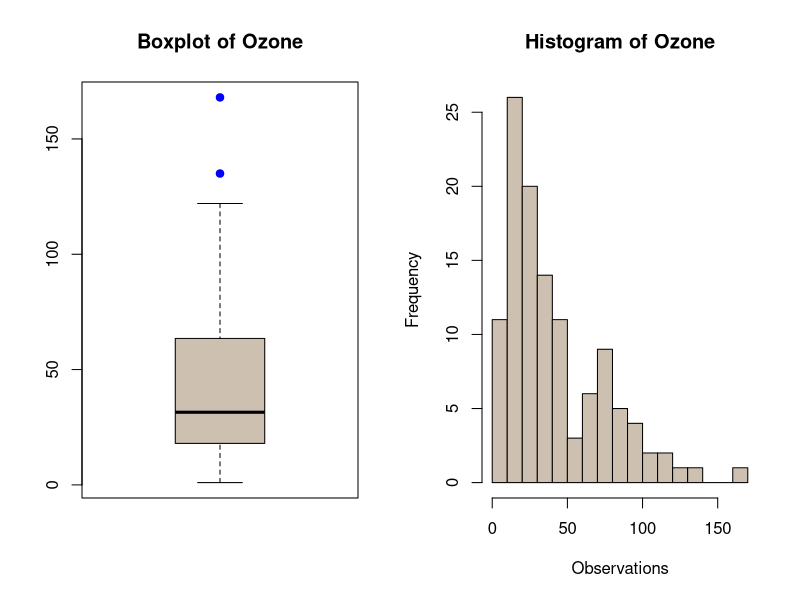
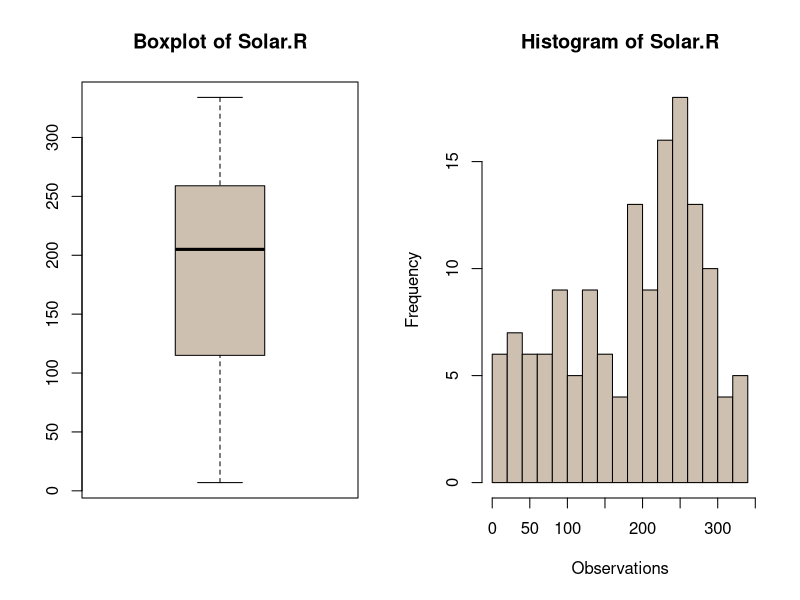
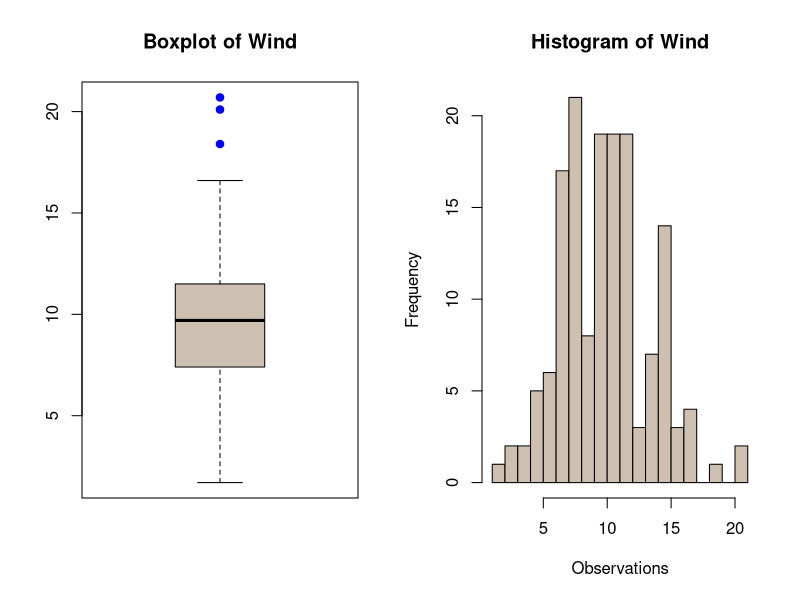
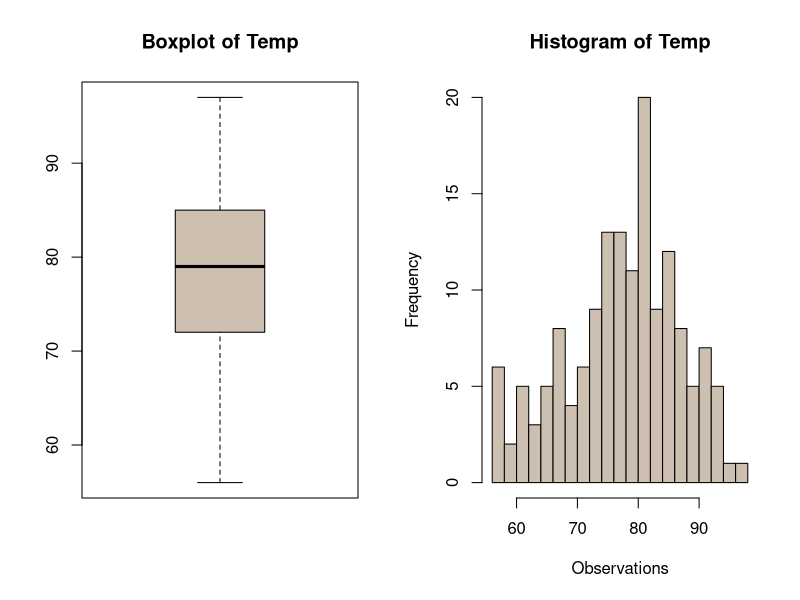
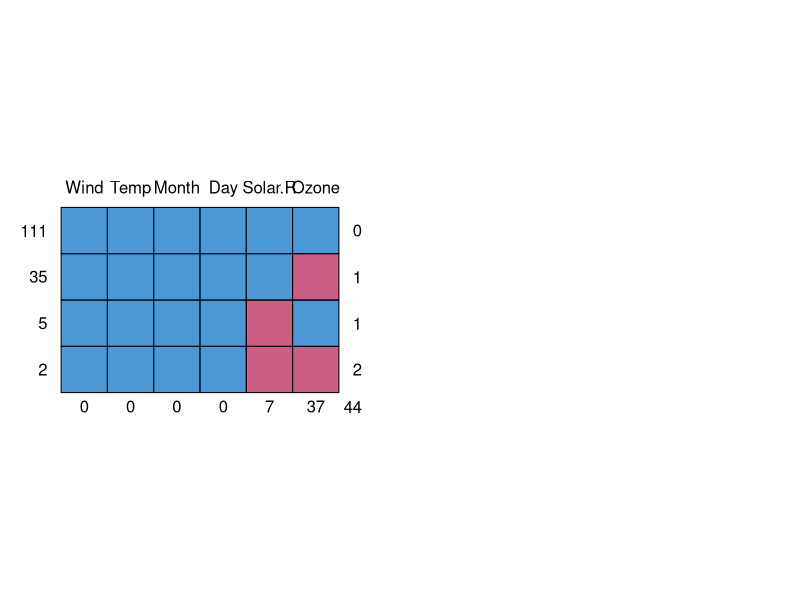
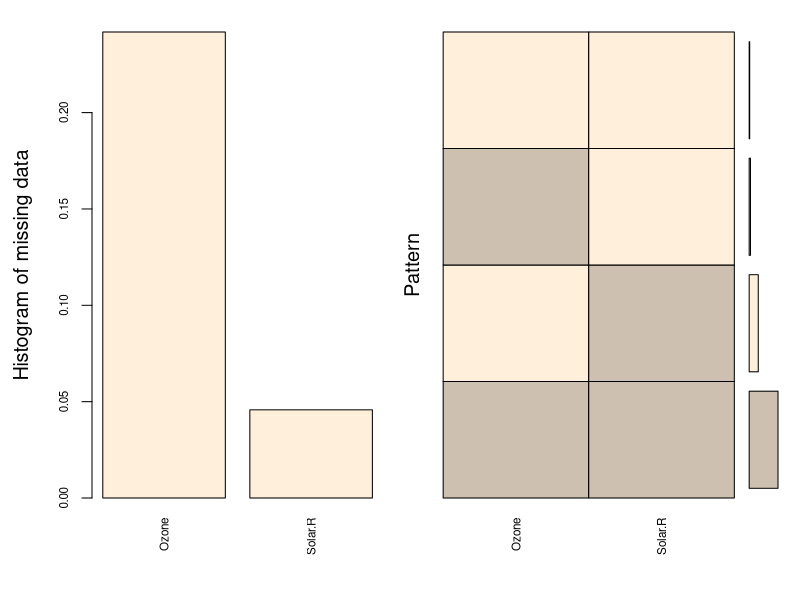
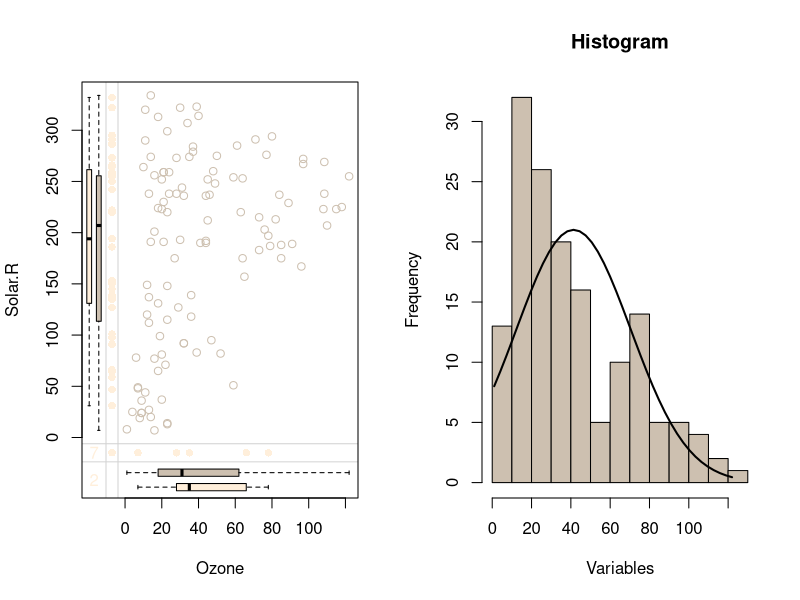
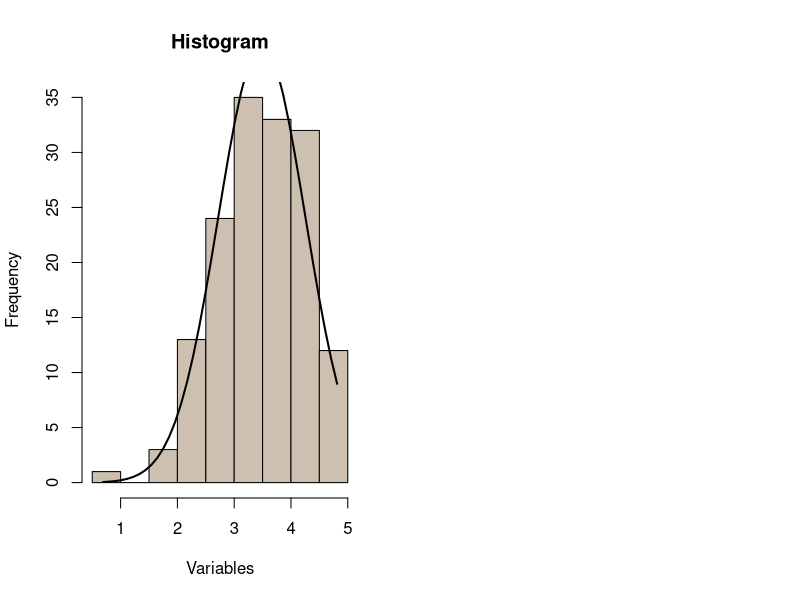

Generate these figures, in order, with R:
#Packages Deployed
load.libraries <- c('e1071','dplyr','datasets','VIM','mice')
#if not present identify and download
install.lib <- load.libraries[!load.libraries %in% installed.packages()]
sapply(install.lib, install.packages,repos = "http://cran.us.r-project.org")
#Load the packages
sapply(load.libraries, require, character = TRUE)

#Data Structure of the Dataset
class(airquality)
#Dimension of the Dataset
dim(airquality)
#Data Type of Each Variable in the Dataset
glimpse(airquality)


#This function detects Outliers by quantile capping method
outdetect <- function(c,w=1.5)
{
  h <- w*IQR(c,na.rm = T)
  q <- quantile(c,probs=c(.25, .75),na.rm = T)
  if(length(which(q[1]-h>c))==0)
    cat("There are",sum(q[1]-h>c,na.rm = T),"observations below the 1st quantile\n")
  else
    cat("There are",sum(q[1]-h>c,na.rm = T),"observations below the 1st quantile","on rows",which(q[1]-h>c),"and the values are",boxplot.stats(c)$out,"\n")
  if(length(which(q[2]+h<c))==0)
    cat("There are",sum(q[2]+h<c,na.rm = T),"observations above the 3rd quantile\n")
  else
    cat("There are",sum(q[2]+h<c,na.rm = T),"observations above the 3rd quantile","on rows",which(q[2]+h<c),"and the values are",boxplot.stats(c)$out,"\n")
}

par(mfrow=c(1,2))
boxplot(airquality$Ozone,col = "antiquewhite3",main = "Boxplot of Ozone",outcol="Blue",outpch=19,boxwex=0.7,range = 1.5)
hist(airquality$Ozone,col = "antiquewhite3",main = "Histogram of Ozone", xlab = "Observations",breaks = 15)

outdetect(airquality$Ozone)


par(mfrow=c(1,2))
boxplot(airquality$Solar.R,col = "antiquewhite3",main = "Boxplot of Solar.R",outcol="Blue",outpch=19,boxwex=0.7,range = 1.5)
hist(airquality$Solar.R,col = "antiquewhite3",main = "Histogram of Solar.R", xlab = "Observations",breaks = 15)

outdetect(airquality$Solar.R)

par(mfrow=c(1,2))
boxplot(airquality$Wind,col = "antiquewhite3",main = "Boxplot of Wind",outcol="Blue",outpch=19,boxwex=0.7,range = 1.5)
hist(airquality$Wind,col = "antiquewhite3",main = "Histogram of Wind", xlab = "Observations",breaks = 15)

outdetect(airquality$Wind)

par(mfrow=c(1,2))
boxplot(airquality$Temp,col = "antiquewhite3",main = "Boxplot of Temp",outcol="Blue",outpch=19,boxwex=0.7,range = 1.5)
hist(airquality$Temp,col = "antiquewhite3",main = "Histogram of Temp", xlab = "Observations",breaks = 15)

outdetect(airquality$Temp)

outcap <- function(x)
{
  qnt <- quantile(x, probs=c(.25, .75), na.rm = T)
  caps <- quantile(x, probs=c(.05, .95), na.rm = T)
  H <- 1.5 * IQR(x, na.rm = T)
  sum(x > (qnt[2] + H))
  x[x < (qnt[1] - H)] <- caps[1]
  x[x > (qnt[2] + H)] <- caps[2]
  x<<-x
}

Data <- airquality
outcap(Data$Ozone)
Data$Ozone <- x
outcap(Data$Wind)
Data$Wind <- x
Data[c(9,18,48,62,117),c(1,3)]

#Summary of the Data
summary(Data[-c(5,6)])

#Names of the Variables which contains Missing Values
colnames(Data)[colSums(is.na(Data)) > 0]

PerMiss <- function(x){sum(is.na(x))/length(x)*100}

apply(Data[c(1,2)],2,PerMiss)

apply(Data,1,PerMiss)

library(mice)
md.pattern(Data)

library(VIM)
aggr_plot <-  aggr(Data[c(1,2)], col=c('antiquewhite3','antiquewhite1'), numbers=TRUE, sortVars=TRUE, labels=names(Data[c(1,2)]), cex.axis=.7, gap=3, ylab=c("Histogram of missing data","Pattern"))

marginplot(Data[c(1,2)], col=c('antiquewhite3','antiquewhite1'))

tempData <- mice(Data,m=5,maxit=50,meth='pmm',seed=500)

summary(tempData)

Data <- complete(tempData,1)

summary(airquality[c(1,2)])

summary(Data[c(1,2)])

Viz <- function(x){
  h1 <- hist(x,col="antiquewhite3",main="Histogram",xlab="Variables");
  xfit<-seq(min(x),max(x),length=40) 
  yfit<-dnorm(xfit,mean=mean(x),sd=sd(x)) 
  yfit <- yfit*diff(h1$mids[1:2])*length(x)
  lines(xfit, yfit, col="black", lwd=2)
}

Viz(Data$Ozone)

skewness(Data$Ozone)

Ozone_T <- log(Data$Ozone+1)
Viz(Ozone_T)

skewness(Ozone_T)

par(mfrow=c(1,2))
qqnorm(Data$Ozone,pch=16,main="Before Transformation",xlab="Sample quantiles of Ozone",ylab="Theoretical quantiles")
qqline(Data$Ozone, col = 2)
qqnorm(log(Data$Ozone+1),pch=16,main="After Transformation",xlab="Sample quantiles of Ozone",ylab="Theoretical quantiles")
qqline(log(Data$Ozone+1), col = 2)

shapiro.test(Ozone_T)

Viz(Data$Solar.R)

skewness(Data$Solar.R)

Solar_T <- (Data$Solar.R)^2
Viz(Solar_T)

skewness(Solar_T)

par(mfrow=c(1,2))
qqnorm(Data$Solar.R,pch=16,main="Before Transformation",xlab="Sample quantiles of Ozone",ylab="Theoretical quantiles")
qqline(Data$Solar.R, col = 2)
qqnorm(Solar_T,pch=16,main="After Transformation",xlab="Sample quantiles of Ozone",ylab="Theoretical quantiles")
qqline(Solar_T, col = 2)

shapiro.test(Solar_T)

Viz(Data$Wind)

skewness(Data$Wind)  #right positive

qqnorm(Data$Wind,pch=16,main="QQplot for Wind",xlab="Sample quantiles of Ozone",ylab="Theoretical quantiles")
qqline(Data$Wind, col = 2)

shapiro.test(Data$Wind)

Viz(Data$Temp)

skewness(Data$Temp)

Temp_T <- Data$Temp^2
Viz(Temp_T)

skewness(Temp_T)

par(mfrow=c(1,2))
qqnorm(Data$Temp,pch=16,main="Before Transformation",xlab="Sample quantiles of Ozone",ylab="Theoretical quantiles")
qqline(Data$Temp, col = 2)
qqnorm(Temp_T,pch=16,main="After Transformation",xlab="Sample quantiles of Ozone",ylab="Theoretical quantiles")
qqline(Temp_T, col = 2)

shapiro.test(Temp_T)

Data$Ozone <- Ozone_T
Data$Solar.R <- Solar_T
Data$Temp <- Temp_T

T <- Data[c(5,6)]
Data <- apply(Data[-c(5,6)],2,scale)
Data <- cbind(Data,T)
head(Data,50)

View(Data)
model=lm(Ozone~Solar.R + Wind + Temp, data=Data)

model

summary(model)
